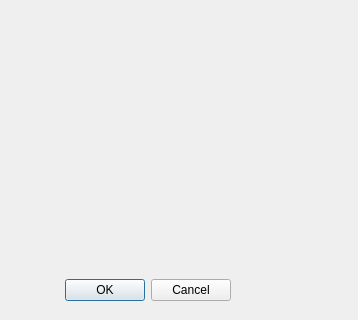
<?xml version="1.0" encoding="UTF-8"?>
<ui version="4.0">
 <class>SettingsDialog</class>
 <widget class="QDialog" name="SettingsDialog">
  <property name="geometry">
   <rect>
    <x>0</x>
    <y>0</y>
    <width>358</width>
    <height>320</height>
   </rect>
  </property>
  <property name="windowTitle">
   <string>Dialog</string>
  </property>
  <widget class="QDialogButtonBox" name="buttonBox">
   <property name="geometry">
    <rect>
     <x>10</x>
     <y>270</y>
     <width>221</width>
     <height>41</height>
    </rect>
   </property>
   <property name="orientation">
    <enum>Qt::Horizontal</enum>
   </property>
   <property name="standardButtons">
    <set>QDialogButtonBox::Cancel|QDialogButtonBox::Ok</set>
   </property>
  </widget>
 </widget>
 <resources/>
 <connections>
  <connection>
   <sender>buttonBox</sender>
   <signal>accepted()</signal>
   <receiver>SettingsDialog</receiver>
   <slot>accept()</slot>
   <hints>
    <hint type="sourcelabel">
     <x>248</x>
     <y>254</y>
    </hint>
    <hint type="destinationlabel">
     <x>157</x>
     <y>274</y>
    </hint>
   </hints>
  </connection>
  <connection>
   <sender>buttonBox</sender>
   <signal>rejected()</signal>
   <receiver>SettingsDialog</receiver>
   <slot>reject()</slot>
   <hints>
    <hint type="sourcelabel">
     <x>316</x>
     <y>260</y>
    </hint>
    <hint type="destinationlabel">
     <x>286</x>
     <y>274</y>
    </hint>
   </hints>
  </connection>
 </connections>
</ui>
